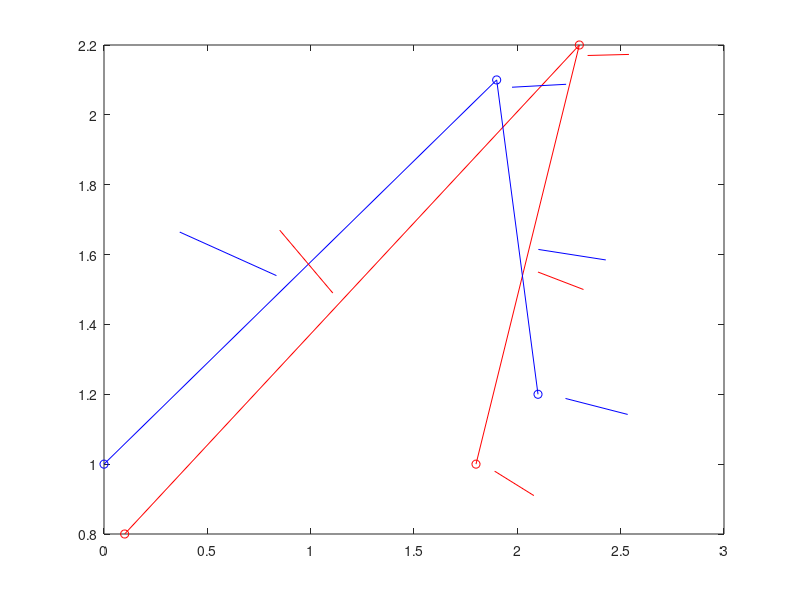

Here is the MATLAB script that generated this plot:
display('Test')
A=[ 0.1, 2.3, 1.8;
    0.8, 2.2, 1  ;
    1,   1,   1  ];

D=[ 0,1.9,2.1;
    1,2.1,1.2;
    1 , 1, 1];

# Let D = M*A

clf;
# Plot A red (the original data)
plot (A(1,:),A(2,:), 'ro-');
hold on;
# Plot D blue - the transformed data
plot (D(1,:), D(2,:), 'bo-')

# Now some example vectors
# 1.89, 0.98 to 2.08, 0.91
p1=[1.89,0.98,1];
p2=[2.08,0.91,1];
plot ([1.89, 2.08], [0.98, 0.91], 'r-')
# 2.1 1.55 to 2.32, 1.5
p3=[2.1,1.55,1];
p4=[2.32,1.5,1];
plot ([2.1, 2.32], [1.55, 1.5], 'r-')
# 2.34,2.17 to 2.54,2.173
p5=[2.34,2.17,1];
p6=[2.54,2.173,1];
plot ([2.34, 2.54], [2.17, 2.173], 'r-')

p7=[1.107,1.49,1]
p8=[0.85,1.67,1]
plot ([p7(1), p8(1)], [p7(2), p8(2)], 'r-')

# How to transform point p2 to p2': p2p = p2 * (A\D); p2p = p2p ./ p2p(3);
M=D * inv(A)

p1p = M * p1';
p2p = M * p2';
plot ([p1p(1),p2p(1)],[p1p(2),p2p(2)],'b')

p3p = M * p3';
p4p = M * p4';
plot ([p3p(1),p4p(1)],[p3p(2),p4p(2)],'b')

p5p = M * p5';
p6p = M * p6';
plot ([p5p(1),p6p(1)],[p5p(2),p6p(2)],'b')

p7p = M * p7';
p8p = M * p8';
plot ([p7p(1),p8p(1)],[p7p(2),p8p(2)],'b')
